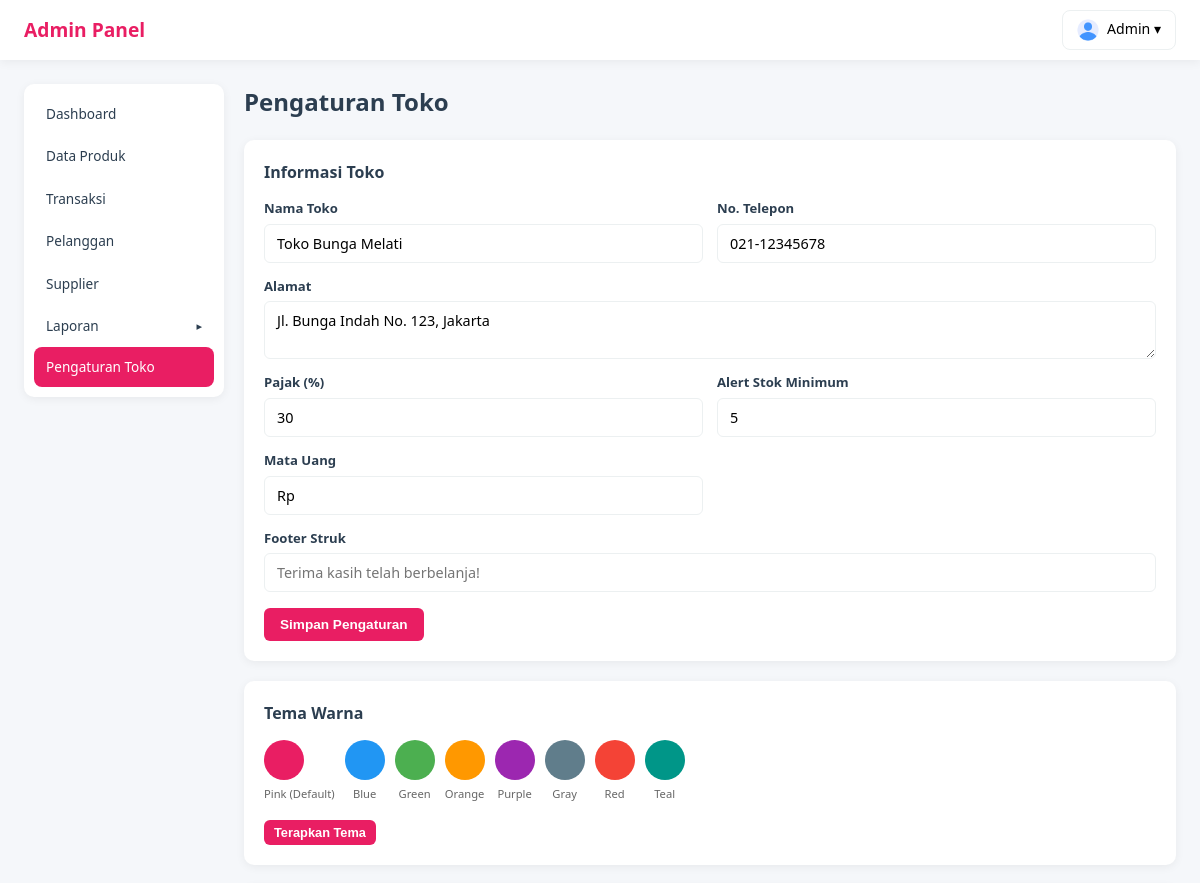
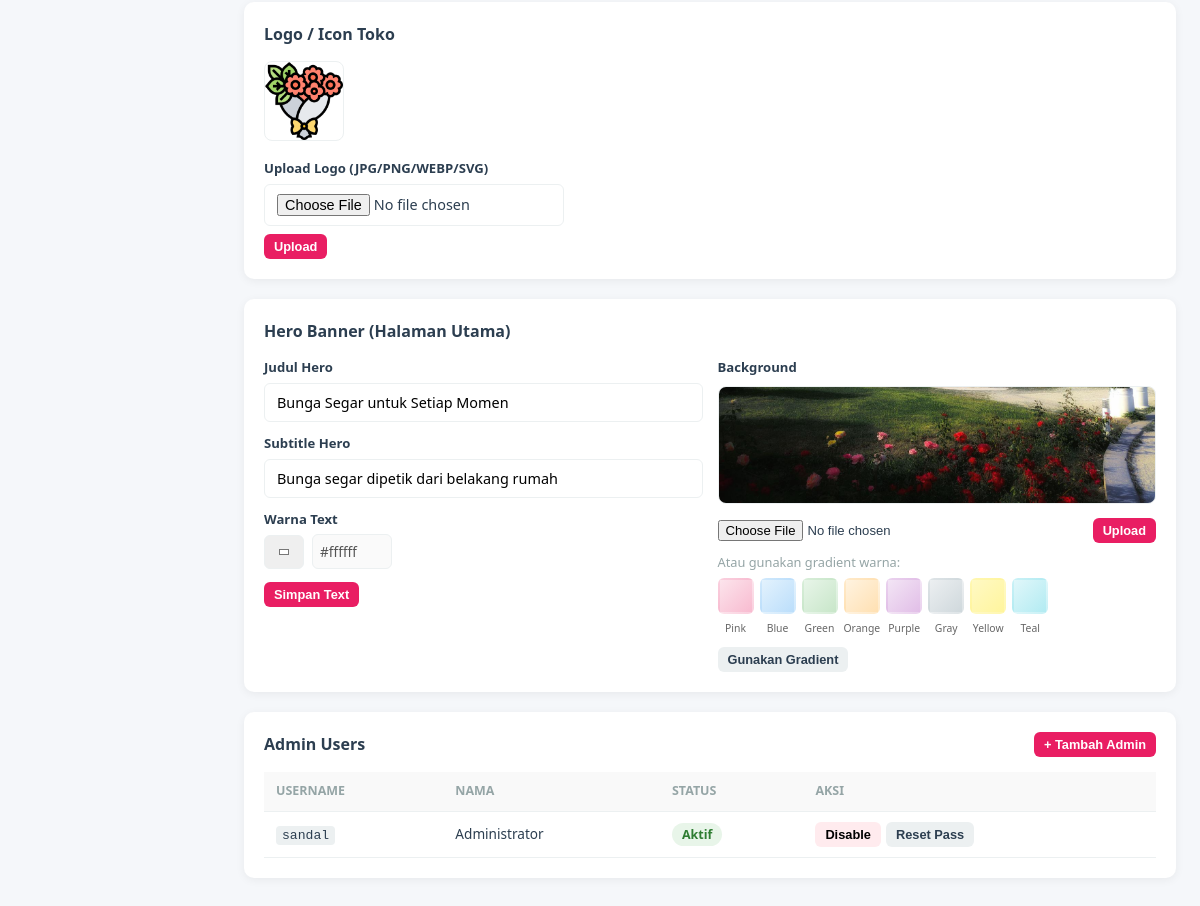
Screenshot of /be/admin/index.php?page=pengguna with the database file from the repository (2 pictures, top to bottom).
### tables this page shows
CREATE TABLE `users` (
  `id` int(11) NOT NULL AUTO_INCREMENT,
  `username` varchar(50) NOT NULL,
  `password` varchar(255) NOT NULL,
  `nama_lengkap` varchar(100) NOT NULL,
  `foto_profil` varchar(255) DEFAULT NULL,
  `role` enum('admin','kasir') NOT NULL DEFAULT 'kasir',
  `no_telp` varchar(20) DEFAULT NULL,
  `alamat` text DEFAULT NULL,
  `nama_penerima_default` varchar(100) DEFAULT NULL,
  `is_active` tinyint(1) NOT NULL DEFAULT 1,
  `created_at` timestamp NULL DEFAULT current_timestamp(),
  `updated_at` timestamp NULL DEFAULT current_timestamp() ON UPDATE current_timestamp(),
  PRIMARY KEY (`id`),
  UNIQUE KEY `username` (`username`)
);

### html/be/admin/pages/pengguna.php (the view, shortened to what this page needs)
<?php
$settings = [];
$rows = $db->query("SELECT setting_key, setting_value FROM pengaturan")->fetchAll();
foreach ($rows as $r) { $settings[$r['setting_key']] = $r['setting_value']; }
$admins = $db->query("SELECT * FROM users WHERE role = 'admin' ORDER BY id")->fetchAll();
$themeColors = [
    '#e91e63' => 'Pink (Default)',
    '#2196f3' => 'Blue',
    '#4caf50' => 'Green',
    '#ff9800' => 'Orange',
    '#9c27b0' => 'Purple',
    '#607d8b' => 'Gray',
    '#f44336' => 'Red',
    '#009688' => 'Teal',
];
$currentTheme = $settings['tema_warna'] ?? '#e91e63';
?>
<h1 class="page-title">Pengaturan Toko</h1>
<div class="card">
    <h3>Informasi Toko</h3>
    <form method="POST">
        <div class="form-grid">
            <div class="form-group">
                <label>Nama Toko</label>
                <input type="text" name="nama_toko" value="<?php echo htmlspecialchars($settings['nama_toko'] ?? ''); ?>" placeholder="Toko Bunga Melati">
            </div>
            <div class="form-group">
                <label>No. Telepon</label>
                <input type="text" name="no_telp_toko" value="<?php echo htmlspecialchars($settings['no_telp_toko'] ?? ''); ?>" placeholder="021-xxx">
            </div>
            <div class="form-group full-width">
                <label>Alamat</label>
                <textarea name="alamat_toko" rows="2" placeholder="Alamat toko"><?php echo htmlspecialchars($settings['alamat_toko'] ?? ''); ?></textarea>
            </div>
            <div class="form-group">
                <label>Pajak (%)</label>
                <input type="number" name="pajak_persen" value="<?php echo $settings['pajak_persen'] ?? '0'; ?>" min="0" max="100" step="0.5">
            </div>
            <div class="form-group">
                <label>Alert Stok Minimum</label>
                <input type="number" name="stok_minimum_alert" value="<?php echo $settings['stok_minimum_alert'] ?? '5'; ?>" min="1">
            </div>
            <div class="form-group">
                <label>Mata Uang</label>
                <input type="text" name="mata_uang" value="<?php echo htmlspecialchars($settings['mata_uang'] ?? 'Rp'); ?>" placeholder="Rp">
            </div>
            <div class="form-group full-width">
                <label>Footer Struk</label>
                <input type="text" name="footer_struk" value="<?php echo htmlspecialchars($settings['footer_struk'] ?? ''); ?>" placeholder="Terima kasih telah berbelanja!">
            </div>
        </div>
        <div class="form-actions">
            <button type="submit" class="btn btn-primary">Simpan Pengaturan</button>
        </div>
    </form>
</div>
<div class="card">
    <h3>Tema Warna</h3>
    <form method="POST">
        <div style="display:flex;gap:10px;flex-wrap:wrap;margin-bottom:15px;">
            <?php foreach ($themeColors as $hex => $name): ?>
            <label style="cursor:pointer;text-align:center;">
                <div style="width:40px;height:40px;border-radius:50%;background:<?php echo $hex; ?>;border:3px solid <?php echo $currentTheme === $hex ? '#333' : 'transparent'; ?>;"></div>
                <small style="font-size:0.7rem;color:#666;"><?php echo $name; ?></small>
            </label>
            <?php endforeach; ?>
        </div>
        <button type="submit" class="btn btn-primary btn-sm">Terapkan Tema</button>
    </form>
</div>
<div class="card">
    <h3>Logo / Icon Toko</h3>
    <?php if (!empty($settings['logo_toko'])): ?>
        <div style="margin-bottom:12px;">
            <img src="../assets/<?php echo $settings['logo_toko']; ?>" alt="Logo" style="max-height:80px;border-radius:8px;border:1px solid var(--gray-light);">
        </div>
    <?php endif; ?>
    <form method="POST" enctype="multipart/form-data">
        <div class="form-group" style="max-width:300px;">
            <label>Upload Logo (JPG/PNG/WEBP/SVG)</label>
            <input type="file" name="logo" accept="image/jpeg,image/png,image/webp,image/svg+xml">
        </div>
        <button type="submit" class="btn btn-primary btn-sm" style="margin-top:8px;">Upload</button>
    </form>
</div>
<div class="card">
    <h3>Hero Banner (Halaman Utama)</h3>
    <div style="display:grid;grid-template-columns:1fr 1fr;gap:15px;">
        <div>
            <form method="POST">
                <div class="form-group" style="margin-bottom:12px;">
                    <label>Judul Hero</label>
                    <input type="text" name="hero_title" value="<?php echo htmlspecialchars($settings['hero_title'] ?? 'Bunga Segar untuk Setiap Momen'); ?>" placeholder="Judul utama banner">
                </div>
                <div class="form-group" style="margin-bottom:12px;">
                    <label>Subtitle Hero</label>
                    <input type="text" name="hero_subtitle" value="<?php echo htmlspecialchars($settings['hero_subtitle'] ?? ''); ?>" placeholder="Deskripsi singkat">
                </div>
                <div class="form-group" style="margin-bottom:12px;">
                    <label>Warna Text</label>
                    <div style="display:flex;gap:8px;align-items:center;">
                        <input type="color" name="hero_text_color" value="<?php echo $settings['hero_text_color'] ?? '#c2185b'; ?>" style="width:40px;height:34px;border:1px solid var(--gray-light);border-radius:6px;cursor:pointer;">
                        <input type="text" name="hero_text_color_hex" value="<?php echo $settings['hero_text_color'] ?? '#c2185b'; ?>" maxlength="7" style="width:80px;padding:7px;border:1.5px solid var(--gray-light);border-radius:6px;font-size:0.85rem;" oninput="this.previousElementSibling.value=this.value" disabled>
                    </div>
                </div>
                <button type="submit" class="btn btn-primary btn-sm">Simpan Text</button>
            </form>
        </div>
        <div>
            <p style="font-size:0.82rem;font-weight:600;margin-bottom:8px;">Background</p>
            <?php if (!empty($settings['hero_bg']) && $settings['hero_bg'] !== 'gradient'): ?>
                <img src="../assets/<?php echo $settings['hero_bg']; ?>" alt="Hero BG" style="width:100%;max-height:120px;object-fit:cover;border-radius:8px;margin-bottom:8px;border:1px solid var(--gray-light);">
            <?php else: ?>
                <?php $heroGradient = $settings['hero_gradient'] ?? '#fce4ec,#f8bbd0'; ?>
                <div style="background:linear-gradient(135deg,<?php echo $heroGradient; ?>);height:80px;border-radius:8px;margin-bottom:8px;"></div>
            <?php endif; ?>
            <form method="POST" enctype="multipart/form-data" style="margin-bottom:10px;">
                <div style="display:flex;gap:8px;align-items:center;">
                    <input type="file" name="hero_bg" accept="image/jpeg,image/png,image/webp" style="font-size:0.82rem;flex:1;">
                    <button type="submit" class="btn btn-primary btn-sm">Upload</button>
                </div>
            </form>
            <form method="POST" style="margin-top:8px;">
                <p style="font-size:0.8rem;color:var(--gray);margin-bottom:6px;">Atau gunakan gradient warna:</p>
                <div style="display:flex;gap:6px;flex-wrap:wrap;margin-bottom:8px;">
                    <?php
                    $gradients = [
                        '#fce4ec,#f8bbd0' => 'Pink',
                        '#e3f2fd,#bbdefb' => 'Blue',
                        '#e8f5e9,#c8e6c9' => 'Green',
                        '#fff3e0,#ffe0b2' => 'Orange',
                        '#f3e5f5,#e1bee7' => 'Purple',
                        '#eceff1,#cfd8dc' => 'Gray',
                        '#fff9c4,#fff59d' => 'Yellow',
                        '#e0f7fa,#b2ebf2' => 'Teal',
                    ];
                    $currentGradient = $settings['hero_gradient'] ?? '#fce4ec,#f8bbd0';
                    foreach ($gradients as $grad => $name):
                        $isActive = ($currentGradient === $grad && (empty($settings['hero_bg']) || $settings['hero_bg'] === 'gradient'));
                    ?>
                    <label style="cursor:pointer;text-align:center;">
                        <div style="width:36px;height:36px;border-radius:6px;background:linear-gradient(135deg,<?php echo $grad; ?>);border:2px solid <?php echo $isActive ? '#333' : 'transparent'; ?>;"></div>
                        <small style="font-size:0.65rem;color:#666;"><?php echo $name; ?></small>
                    </label>
                    <?php endforeach; ?>
                </div>
                <button type="submit" class="btn btn-secondary btn-sm">Gunakan Gradient</button>
            </form>
        </div>
    </div>
</div>
<div class="card">
    <div style="display:flex;justify-content:space-between;align-items:center;margin-bottom:15px;">
        <h3 style="margin:0;">Admin Users</h3>
        <button class="btn btn-primary btn-sm" onclick="document.getElementById('add-admin-form').style.display='block'">+ Tambah Admin</button>
    </div>
    <div class="table-wrapper">
        <table class="table">
            <thead><tr><th>Username</th><th>Nama</th><th>Status</th><th>Aksi</th></tr></thead>
            <tbody>
                <?php foreach ($admins as $adm): ?>
                <tr style="<?php echo !$adm['is_active'] ? 'opacity:0.5;' : ''; ?>">
                    <td><code><?php echo htmlspecialchars($adm['username']); ?></code></td>
                    <td><?php echo htmlspecialchars($adm['nama_lengkap']); ?></td>
                    <td><span class="badge <?php echo $adm['is_active'] ? 'badge-ok' : 'badge-danger'; ?>"><?php echo $adm['is_active'] ? 'Aktif' : 'Nonaktif'; ?></span></td>
                    <td style="white-space:nowrap;display:flex;gap:5px;">
                        <?php if ($adm['id'] != $_SESSION['user']['id']): ?>
                        <form method="POST" style="display:inline;"><button type="submit" class="btn btn-sm <?php echo $adm['is_active'] ? 'btn-delete' : 'btn-edit'; ?>" onclick="return confirm('Ubah status?')"><?php echo $adm['is_active'] ? 'Disable' : 'Enable'; ?></button></form>
                        <form method="POST" style="display:inline;" onsubmit="var p=prompt('Password baru untuk <?php echo $adm['username']; ?>:');if(!p||p.length<4){alert('Min 4 karakter');return false;}this.querySelector('[name=reset_password]').value=p;"><button type="submit" class="btn btn-sm btn-secondary">Reset Pass</button></form>
                        <?php else: ?>
                        <span style="font-size:0.8rem;color:var(--gray);">(Anda)</span>
                        <?php endif; ?>
                    </td>
                </tr>
                <?php endforeach; ?>
            </tbody>
        </table>
    </div>
</div>

### html/be/admin/css/admin.css (style rules this page uses)
* { margin: 0; padding: 0; box-sizing: border-box; }
:root { --primary: #e91e63; --primary-dark: #c2185b; --primary-light: #fce4ec; --secondary: #4caf50; --warning: #ff9800; --danger: #f44336; --dark: #2c3e50; --gray: #95a5a6; --gray-light: #ecf0f1; --white: #ffffff; --radius: 10px; --shadow: 0 2px 10px rgba(0, 0, 0, 0.06); }
body { font-family: 'Segoe UI', Tahoma, Geneva, Verdana, sans-serif; background: #f5f7fa; color: var(--dark); line-height: 1.5; }
.page-title { font-size: 1.5rem; font-weight: 700; margin-bottom: 20px; }
.card { background: var(--white); border-radius: var(--radius); padding: 20px; box-shadow: var(--shadow); margin-bottom: 20px; }
.card h3 { font-size: 1rem; margin-bottom: 15px; color: var(--dark); }
.form-grid { display: grid; grid-template-columns: 1fr 1fr; gap: 14px; }
.form-group { display: flex; flex-direction: column; gap: 5px; }
.form-group.full-width { grid-column: 1 / -1; }
.form-group label { font-size: 0.82rem; font-weight: 600; color: var(--dark); }
.form-group input, .form-group select, .form-group textarea { padding: 9px 12px; border: 1.5px solid var(--gray-light); border-radius: 6px; font-size: 0.9rem; outline: none; transition: border-color 0.2s; font-family: inherit; }
.form-actions { margin-top: 16px; display: flex; gap: 10px; }
.btn { padding: 9px 16px; border: none; border-radius: 6px; font-size: 0.85rem; font-weight: 600; cursor: pointer; text-decoration: none; display: inline-flex; align-items: center; gap: 4px; transition: opacity 0.2s; }
.btn-primary { background: var(--primary); color: var(--white); }
.btn-secondary { background: var(--gray-light); color: var(--dark); }
.btn-sm { padding: 5px 10px; font-size: 0.8rem; }
.btn-delete { background: #ffebee; }
.table-wrapper { overflow-x: auto; }
.table { width: 100%; border-collapse: collapse; font-size: 0.85rem; }
.table th, .table td { padding: 10px 12px; text-align: left; border-bottom: 1px solid var(--gray-light); }
.table th { background: #f9f9f9; font-weight: 600; font-size: 0.78rem; text-transform: uppercase; color: var(--gray); }
.table code { background: var(--gray-light); padding: 2px 6px; border-radius: 4px; font-size: 0.82rem; }
.badge { padding: 3px 10px; border-radius: 12px; font-size: 0.78rem; font-weight: 600; }
.badge-ok { background: #e8f5e9; color: #2e7d32; }

### rows the page displays
users: username "sandal", nama_lengkap "Administrator", is_active "Aktif"

### other values shown
$_SESSION['user']['username'] "Admin"
$name "Pink (Default)"
$name "Blue"
$name "Green"
$name "Orange"
$name "Purple"
$name "Gray"
$name "Red"
$name "Teal"
$name "Pink"
$name "Yellow"
